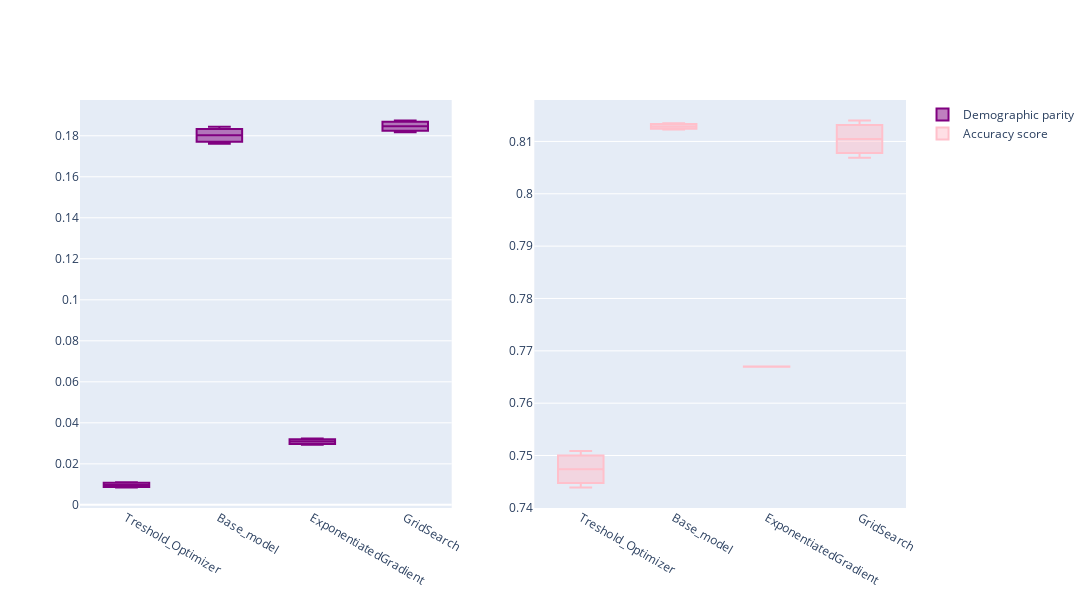

The notebook cell saved with this chart:
### Code cell
box_df_DecisionTree = pd.read_csv (f'Result_csv/box_df_{Model_name }_{Dataset_number}.csv' , index_col= 0)
comparison_df_DecisionTree = pd.read_csv (f'Result_csv\model_comparison_{Model_name}_{Dataset_number}.csv' , index_col= 0)
box_graph_inter(box_df_DecisionTree )

### Figure 1 — Plotly figure (JSON) as saved in the notebook; plotly's stock layout.template omitted (floating-point values rounded to 4 significant figures)
{"data": [{"marker": {"color": "purple"}, "name": "Demographic parity", "type": "box", "x": ["Treshold_Optimizer", "Treshold_Optimizer", "Treshold_Optimizer", "Base_model", "Base_model", "Base_model", "ExponentiatedGradient", "ExponentiatedGradient", "ExponentiatedGradient", "GridSearch", "GridSearch", "GridSearch"], "xaxis": "x", "y": [0.008405, 0.009725, 0.01104, 0.176, 0.1802, 0.1843, 0.02935, 0.03084, 0.03234, 0.1817, 0.1846, 0.1875], "yaxis": "y"}, {"marker": {"color": "pink"}, "name": "Accuracy score", "type": "box", "x": ["Treshold_Optimizer", "Treshold_Optimizer", "Treshold_Optimizer", "Base_model", "Base_model", "Base_model", "ExponentiatedGradient", "ExponentiatedGradient", "ExponentiatedGradient", "GridSearch", "GridSearch", "GridSearch"], "xaxis": "x2", "y": [0.7439, 0.7474, 0.7509, 0.8123, 0.8129, 0.8135, 0.767, 0.767, 0.767, 0.8069, 0.8104, 0.814], "yaxis": "y2"}], "layout": {"height": 600, "width": 2000, "xaxis": {"anchor": "y", "domain": [0, 0.45]}, "xaxis2": {"anchor": "y2", "domain": [0.55, 1]}, "yaxis": {"anchor": "x", "domain": [0, 1]}, "yaxis2": {"anchor": "x2", "domain": [0, 1]}}}
